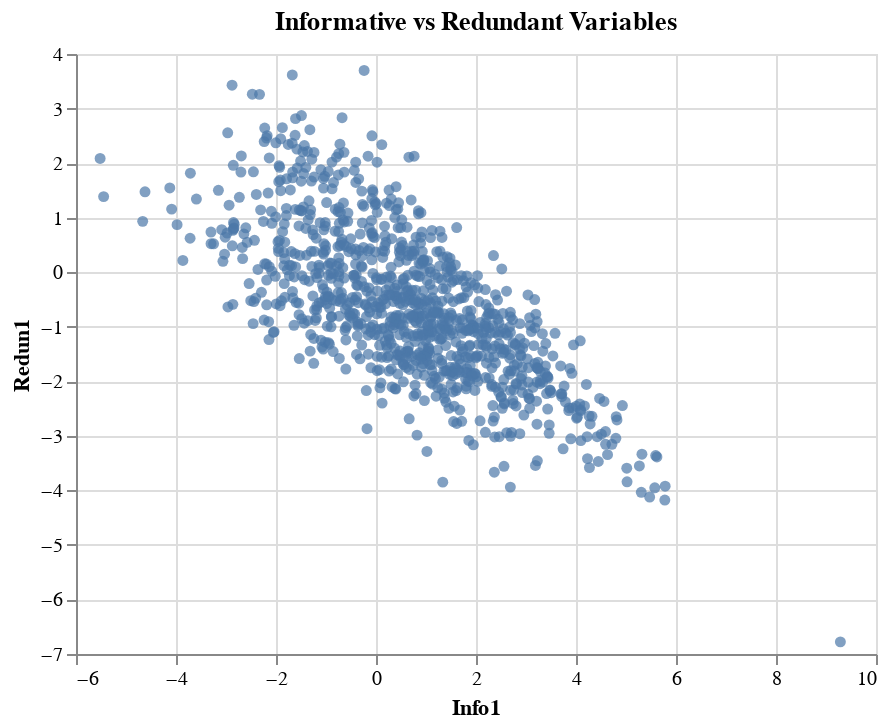

Write notebook code for a chart like this one.
### Markdown cell above
### Redundant Variables
If we plot the redundant variables we can see that it is a linear relationship to the informative variables. They can be safely dropped in a machine learning model, or otherwise handled in a special way. Of course, with real empirical data, you would not necessarily know that beforehand but would learn it during data exploration.

### Code cell
import altair as alt

chart = alt.Chart(data).mark_circle().encode(
    x='Info1',
    y='Redun1'
).properties(
    title='Informative vs Redundant Variables'
)
chart

### Figure 1 — Vega-Lite specification as saved in the notebook (floating-point values rounded to 4 significant figures; data arrays with more than 128 entries replaced by an {"elided": "..."} marker saying what was removed)
{"config": {"view": {"continuousWidth": 400, "continuousHeight": 300}}, "data": {"name": "data-38d37ad6f6bc8ab034371f2228fd828f"}, "mark": "circle", "encoding": {"x": {"type": "quantitative", "field": "Info1"}, "y": {"type": "quantitative", "field": "Redun1"}}, "title": "Informative vs Redundant Variables", "$schema": "https://vega.github.io/schema/vega-lite/v4.0.2.json", "datasets": {"data-38d37ad6f6bc8ab034371f2228fd828f": {"elided": "1000 records"}}}
